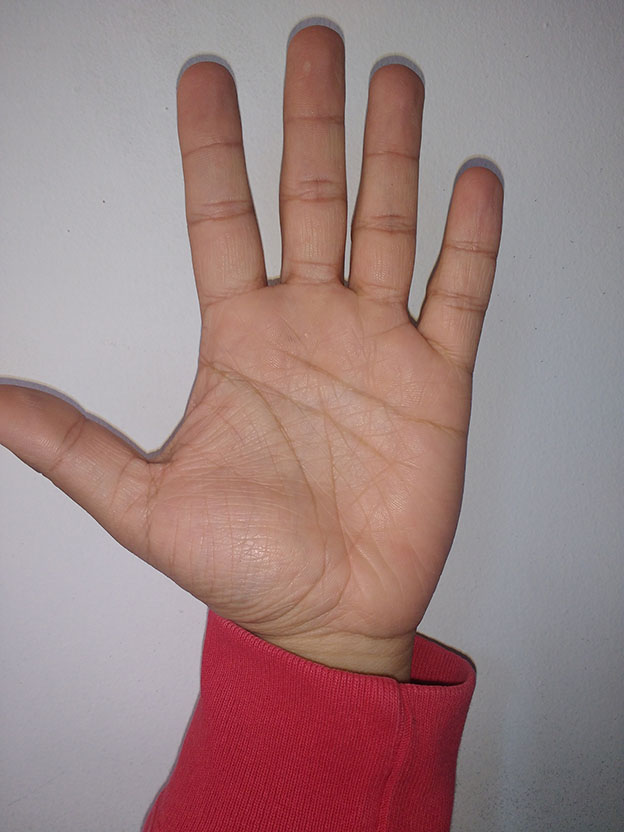
#> input picture Tecnicas de IA/Taller 1/fig/interior.jpg, 624 x 832 px
$ jupyter execute 'Taller 1.ipynb'   (shell and % lines are left out)
#> lines starting #> are read from the running program, lines starting #| are printed output that depends on the picture
<h1 style="text-align: center;">Taller 1<h1\>
<h2 style="text-align: center;">Universidad Nacional de Colombia<h2\>
<h2 style="text-align: center;">Tecnicas de Inteligencia Artificial<h2\>
<h2 style="text-align: center;">2022-1<h2\>
<h2 style="text-align: center;">15 de marzo de 2022<h2\>
<h2 style="text-align: center;">Camilo Esteban Zambrano - Brian Camilo Saiz<h2\>

[cell 1]
# Se importan las librerias
import cv2
import matplotlib.pyplot as plt

[cell 2]
# Se cargan las imagenes
interior = cv2.imread("fig/interior.jpg", 0)
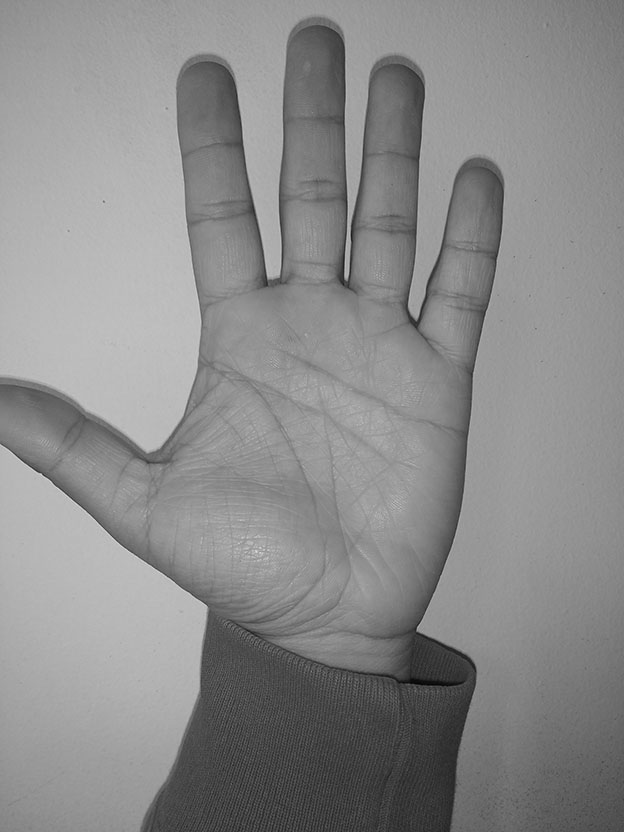
#> interior: shape (832, 624); min 3, max 224, mean 138.3
soleado = cv2.imread("fig/soleado.jpg", 0)
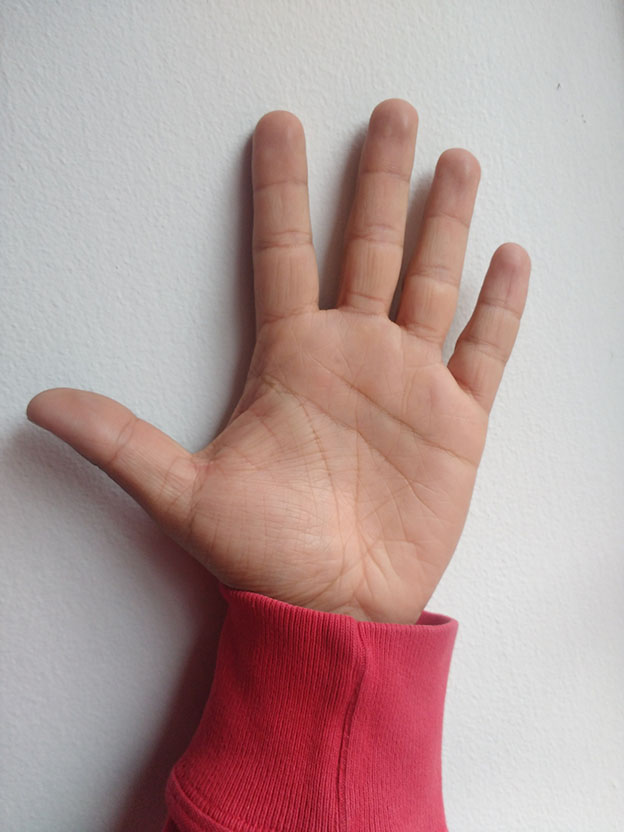
#> input picture Tecnicas de IA/Taller 1/fig/soleado.jpg, 624 x 832 px
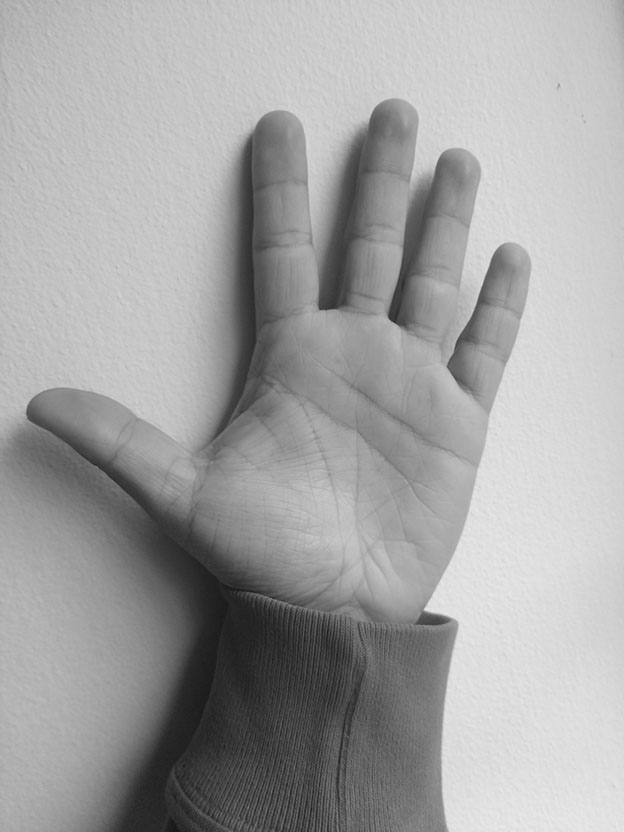
#> soleado: shape (832, 624); min 21, max 234, mean 162.8
sombra = cv2.imread("fig/sombra.jpg", 0)
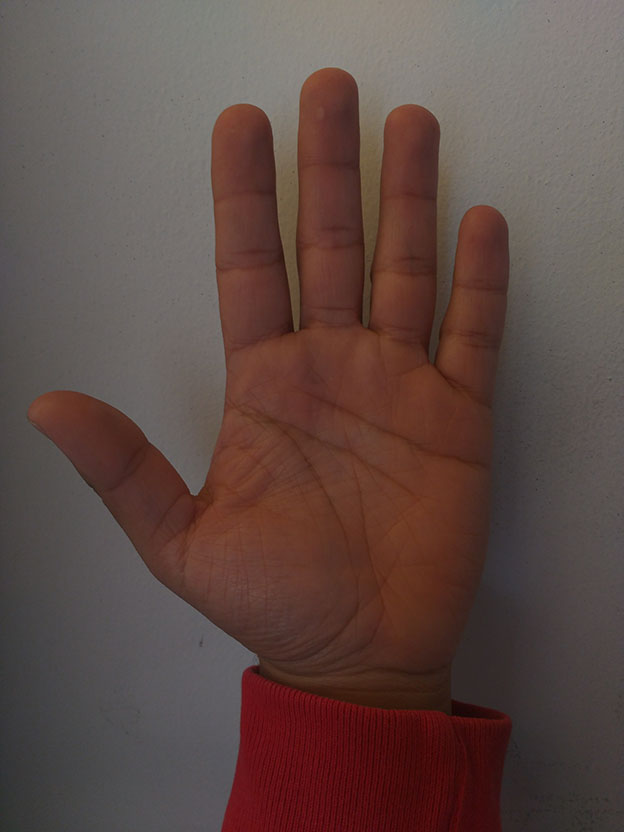
#> input picture Tecnicas de IA/Taller 1/fig/sombra.jpg, 624 x 832 px
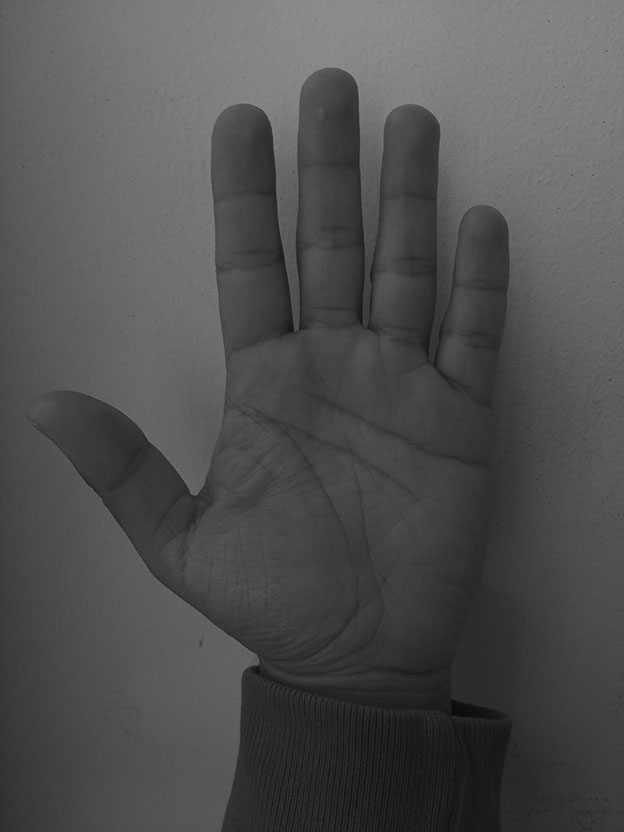
#> sombra: shape (832, 624); min 6, max 147, mean 79.5

# Se muestran las imagenes
fig, ax = plt.subplots(1, 3)
ax[0].imshow(interior, cmap="gray")
ax[1].imshow(soleado, cmap="gray")
ax[2].imshow(sombra, cmap="gray")
fig.set_figwidth(15)
plt.subplots_adjust(wspace=0.8)

[cell 3]
def histogramas(bins):
    # Se calculan los histogramas
    hist_interior = cv2.calcHist([interior],[0],None,[bins],[0,256])
    hist_soleado = cv2.calcHist([soleado],[0],None,[bins],[0,256])
    hist_sombra = cv2.calcHist([sombra],[0],None,[bins],[0,256])

    # Se normalizan los histogramas
    cv2.normalize(hist_interior ,hist_interior , 0, 255, cv2.NORM_MINMAX)
    cv2.normalize(hist_soleado ,hist_soleado , 0, 255, cv2.NORM_MINMAX)
    cv2.normalize(hist_sombra ,hist_sombra , 0, 255, cv2.NORM_MINMAX)

    # Se calcula la correlación
    correlation12 = cv2.compareHist(hist_interior, hist_soleado, 0)
    correlation13 = cv2.compareHist(hist_interior, hist_sombra, 0)
    correlation23 = cv2.compareHist(hist_soleado, hist_sombra, 0)

    # Se calcula la Chi cuadrado
    chisqrt12 = cv2.compareHist(hist_interior, hist_soleado, 1)
    chisqrt13 = cv2.compareHist(hist_interior, hist_sombra, 1)
    chisqrt23 = cv2.compareHist(hist_soleado, hist_sombra, 1)

    # Se calcula la intersección
    intersection12 = cv2.compareHist(hist_interior, hist_soleado, 2)
    intersection13 = cv2.compareHist(hist_interior, hist_sombra, 2)
    intersection23 = cv2.compareHist(hist_soleado, hist_sombra, 2)

    # Se calcula la Bhattacharyya
    bhattacharyya12 = cv2.compareHist(hist_interior, hist_soleado, 3)
    bhattacharyya13 = cv2.compareHist(hist_interior, hist_sombra, 3)
    bhattacharyya23 = cv2.compareHist(hist_soleado, hist_sombra, 3)

    # Se imprimen los histogramas
    fig, ax = plt.subplots(1, 3)
    ax[0].plot(hist_interior)
    ax[0].set_title("Interior con " + str(bins) + " bins")
    ax[1].plot(hist_soleado)
    ax[1].set_title("Soleado con " + str(bins) + " bins")
    ax[2].plot(hist_sombra)
    ax[2].set_title("Sombra con " + str(bins) + " bins")
    fig.set_figwidth(15)
    plt.subplots_adjust(wspace=0.8)

    # Se imprimen lor valores para las diferentes relaciones entre los histogramas
    print("-"*20 + f"{bins} bins" + "-"*20)
    print(f"Correlación entre Interior con Soleado: {correlation12:.2f}")
    print(f"Correlación entre Interior con Sombra: {correlation13:.2f}")
    print(f"Correlación entre Soleado con Sombra: {correlation23:.2f}")
    print("\n")
    print(f"Chi cuadrado entre Interior con Soleado: {chisqrt12:.2f}")
    print(f"Chi cuadrado entre Interior con Sombra: {chisqrt13:.2f}")
    print(f"Chi cuadrado entre Soleado con Sombra: {chisqrt23:.2f}")
    print("\n")
    print(f"Intersección entre Interior con Soleado: {intersection12:.2f}")
    print(f"Intersección entre Interior con Sombra: {intersection13:.2f}")
    print(f"Intersección entre Soleado con Sombra: {intersection23:.2f}")
    print("\n")
    print(f"Bhattacharyya entre Interior con Soleado: {bhattacharyya12:.2f}")
    print(f"Bhattacharyya entre Interior con Sombra: {bhattacharyya13:.2f}")
    print(f"Bhattacharyya entre Soleado con Sombra: {bhattacharyya23:.2f}")
    print("\n")

[cell 4]
# Se establece la lista con la cantidad de bins que se quieren utilizar
bins = [2, 8, 16, 32, 256]

# Se llama a la función con cada valor de bin
for i in bins:
        histogramas(i)
#> this loop made 5 passes
#> (correlation12 in histogramas, correlation13 in histogramas, correlation23 in histogramas, chisqrt12 in histogramas, chisqrt13 in histogramas, chisqrt23 in histogramas, intersection12 in histogramas, intersection13 in histogramas) on passes 3 to 5: (0.125, -0.0793, -0.324, 1142433, 8079.1, 3360.3, 603.9, 315.5), (0.123, -0.0883, -0.314, 2997221, 20379.3, 11468, 1080.8, 590.8), (0.101, -0.087, -0.303, 13158505.9, 234455.2, 82383.6, 7078.6, 3720.8)
#> (correlation12 in histogramas, correlation13 in histogramas, correlation23 in histogramas, chisqrt12 in histogramas, chisqrt13 in histogramas) on passes 1 to 2: (1, -1, -1, -1.78e-06, -1.5e+10), (0.108, -0.0593, -0.347, 117378.1, 3709.5)
#> (printed output is left out)
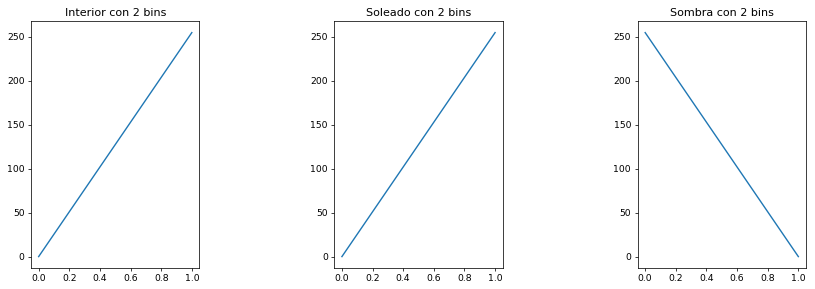
#> figure drawn by matplotlib, 3 panels
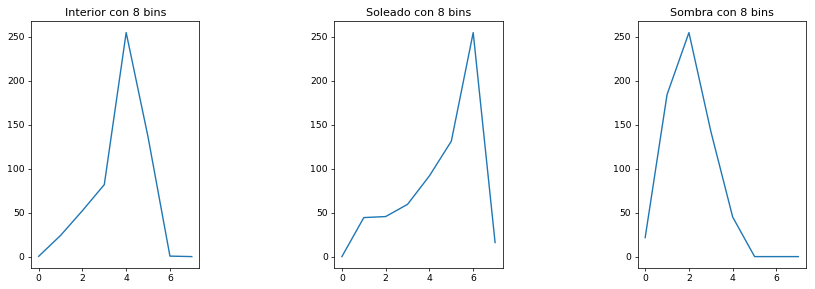
#> figure drawn by matplotlib, 3 panels
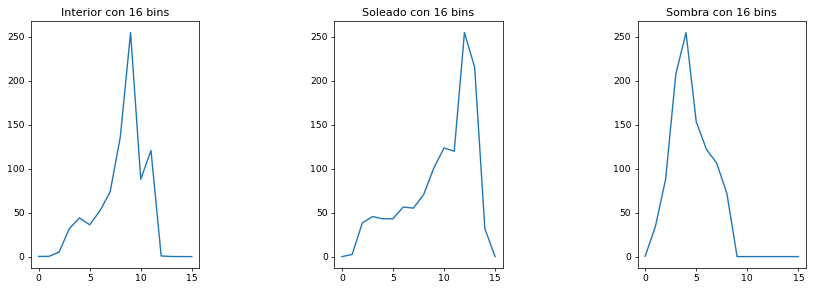
#> figure drawn by matplotlib, 3 panels; panel 1: curve peaks at x = 9, y = 255; panel 2: curve peaks at x = 12, y = 255; panel 3: curve peaks at x = 4, y = 255
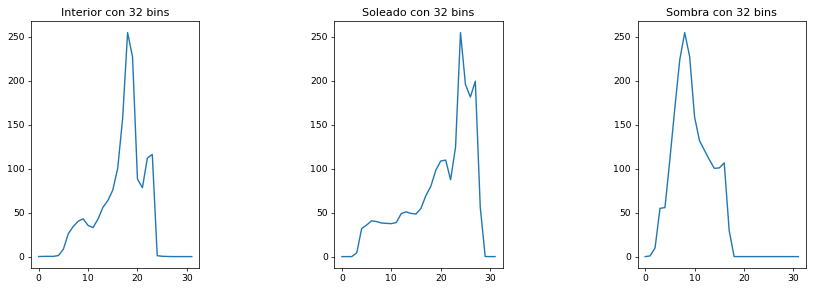
#> figure drawn by matplotlib, 3 panels; panel 1: curve peaks at x = 18, y = 255; panel 2: curve peaks at x = 24, y = 255; panel 3: curve peaks at x = 8, y = 255
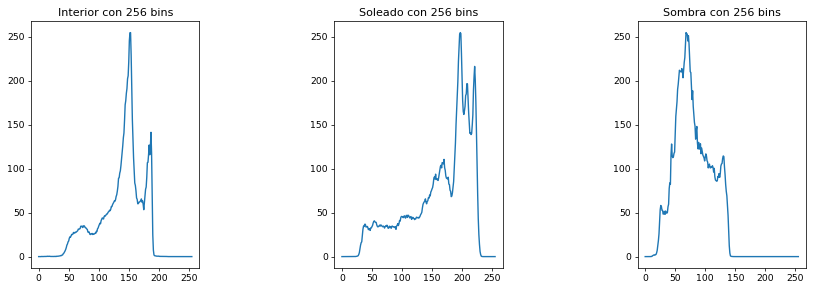
#> figure drawn by matplotlib, 3 panels; panel 1: curve peaks at x = 153, y = 255; panel 2: curve peaks at x = 197, y = 255; panel 3: curve peaks at x = 68, y = 255
